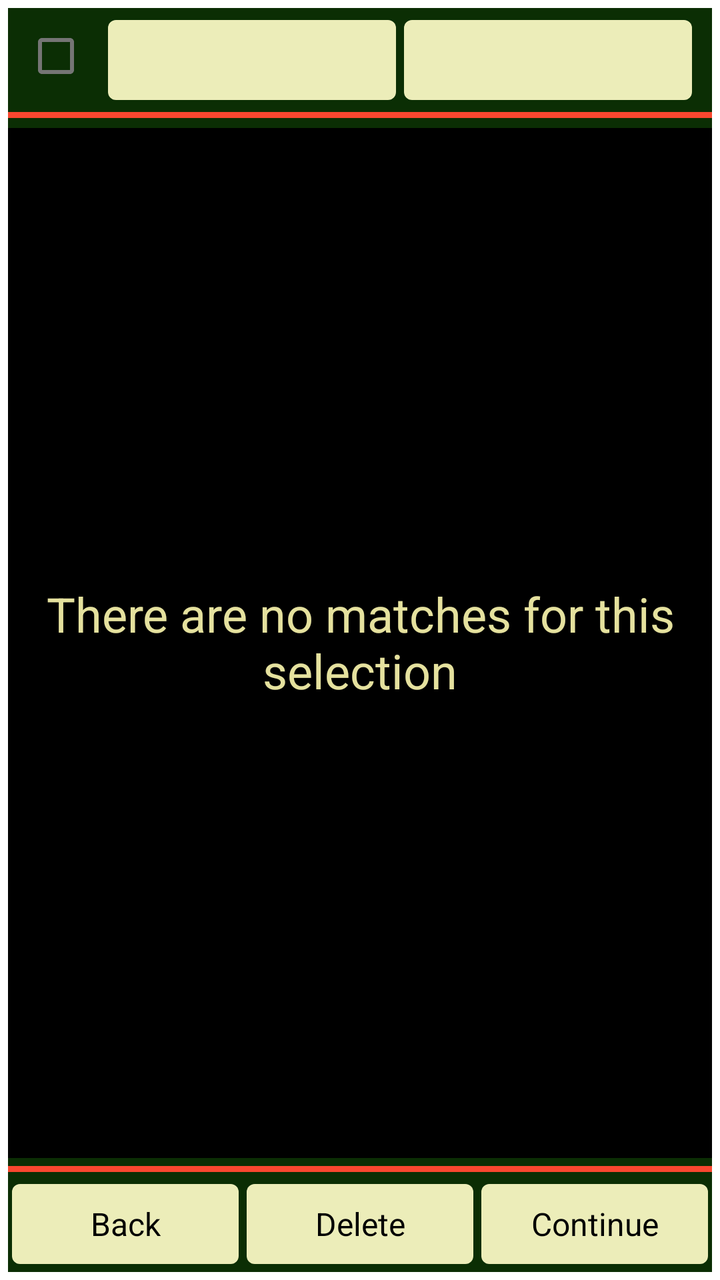
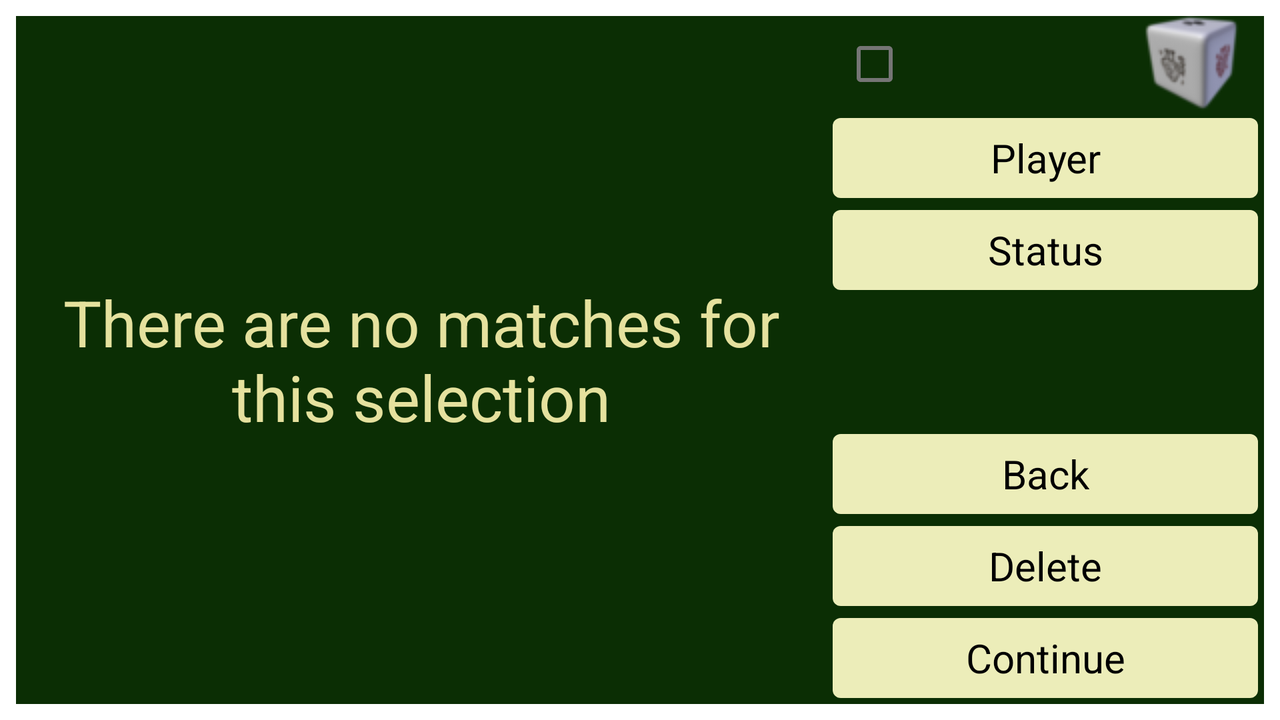

An Android layout and its configuration variant, each rendered on a device that would load it. The default file and the variant file are quoted in full after the pictures.
<!-- AndroidManifest.xml: fallback theme Theme.MaterialComponents.DayNight.NoActionBar -->
<!-- res/layout/dialogmatch.xml -->
<?xml version="1.0" encoding="utf-8"?>
<RelativeLayout
        xmlns:android="http://schemas.android.com/apk/res/android"
        android:layout_width="fill_parent"
        android:layout_height="match_parent"
        android:layout_marginTop="@dimen/activity_vertical_margin"
        android:layout_marginBottom="@dimen/activity_vertical_margin"
        android:layout_marginLeft="@dimen/activity_vertical_margin"
        android:layout_marginRight="@dimen/activity_vertical_margin"
        android:background="@color/colorMainActivity">

    <CheckBox
        android:id="@+id/matchCheckBoxAll"
        android:layout_width="wrap_content"
        android:layout_height="wrap_content"
        android:layout_alignParentStart="true"
        android:layout_alignParentLeft="true" />

    <ImageView
        android:id="@+id/matchGamesIcon"
        android:src="@drawable/icon_firebase"
        android:layout_width="wrap_content"
        android:layout_height="wrap_content"
        android:layout_marginBottom="@dimen/button_margin"
        android:layout_marginEnd="@dimen/button_margin"
        android:layout_marginRight="@dimen/button_margin"
        android:layout_alignParentEnd="true"
        android:layout_alignParentRight="true" />

    <LinearLayout
        android:id="@+id/line2"
        android:layout_toRightOf="@id/matchCheckBoxAll"
        android:layout_toLeftOf="@id/matchGamesIcon"
        android:weightSum="2"
        android:orientation="horizontal"
        android:layout_alignBottom="@id/matchCheckBoxAll"
        android:layout_width="fill_parent"
        android:layout_height="wrap_content" >
        <TextView
            android:id="@+id/matchPlayer"
            style="@style/c4aTV4"
            android:layout_width="0dp"
            android:layout_weight="1"
            android:layout_height="@dimen/tv_height"
            android:background="@drawable/rectangleyellow"
            android:maxLines="1"
            android:gravity="center"
            android:textSize="@dimen/text_size_16" />
        <TextView
            android:id="@+id/matchStatus"
            style="@style/c4aTV4"
            android:layout_width="0dp"
            android:layout_weight="1"
            android:layout_height="@dimen/tv_height"
            android:background="@drawable/rectangleyellow"
            android:maxLines="1"
            android:gravity="center"
            android:textSize="@dimen/text_size_16" />
    </LinearLayout>

    <View
        android:id="@+id/sep1"
        android:layout_below="@id/matchCheckBoxAll"
        android:layout_width="match_parent"
        android:layout_height="3dp"
        android:layout_marginTop="@dimen/activity_vertical_margin"
        android:layout_marginBottom="@dimen/activity_vertical_margin"
        android:background="@color/colorHoldNewGame"/>

    <LinearLayout
        android:id="@+id/actions"
        android:layout_width="fill_parent"
        android:layout_height="wrap_content"
        android:weightSum="3"
        android:layout_marginBottom="@dimen/view_vertical_margin"
        android:layout_alignParentBottom="true"
        android:orientation="horizontal" >
        <TextView
            android:id="@+id/matchBack"
            style="@style/c4aTV4"
            android:layout_width="match_parent"
            android:layout_height="@dimen/tv_height"
            android:layout_weight="1"
            android:background="@drawable/rectangleyellow"
            android:maxLines="1"
            android:textSize="@dimen/text_size_16"
            android:text="@string/back" />
        <TextView
            android:id="@+id/matchDelete"
            style="@style/c4aTV4"
            android:layout_width="match_parent"
            android:layout_height="@dimen/tv_height"
            android:layout_weight="1"
            android:background="@drawable/rectangleyellow"
            android:maxLines="1"
            android:textSize="@dimen/text_size_16"
            android:text="@string/delete" />
        <TextView
            android:id="@+id/matchView"
            style="@style/c4aTV4"
            android:layout_width="match_parent"
            android:layout_height="@dimen/tv_height"
            android:layout_weight="1"
            android:background="@drawable/rectangleyellow"
            android:maxLines="1"
            android:textSize="@dimen/text_size_16"
            android:text="@string/continuation" />
    </LinearLayout>
    <View
        android:id="@+id/sep2"
        android:layout_above="@id/actions"
        android:layout_width="match_parent"
        android:layout_height="3dp"
        android:layout_marginTop="@dimen/activity_vertical_margin"
        android:layout_marginBottom="@dimen/activity_vertical_margin"
        android:background="@color/colorHoldNewGame"/>

    <ListView android:id="@+id/matchListView"
        android:layout_below="@id/sep1"
        android:layout_above="@id/sep2"
        android:layout_marginTop="1dip"
        android:layout_marginBottom="0dip"
        android:background="@color/lv_background"
        android:divider="@color/colorDiceB"
        android:dividerHeight="1sp"
        android:layout_width="fill_parent"
        android:layout_height="wrap_content" />
    <TextView
        android:id="@+id/matchEmpty"
        style="@style/c4aTV4"
        android:text="@string/noMatches"
        android:layout_below="@id/sep1"
        android:layout_above="@id/sep2"
        android:layout_width="match_parent"
        android:layout_height="match_parent"
        android:textColor="@color/text_yellow"
        android:textSize="@dimen/text_size"
        android:gravity="center" />

</RelativeLayout>
<!-- resources referenced by this layout -->
<resources>
  <color name="colorDiceB">#7ac68a</color>
  <color name="colorHoldNewGame">#f9472f</color>
  <color name="colorMainActivity">#0b2e04</color>
  <color name="lv_background">#000000</color>
  <color name="text_yellow">#e5e19e</color>
  <dimen name="activity_vertical_margin">4dp</dimen>
  <dimen name="button_margin">8dp</dimen>
  <dimen name="text_size">24sp</dimen>
  <dimen name="text_size_16">16sp</dimen>
  <dimen name="tv_height">40dp</dimen>
  <dimen name="view_vertical_margin">2dp</dimen>
  <!-- drawable rectangleyellow (drawable) -->
  <?xml version="1.0" encoding="utf-8"?>
  <shape xmlns:android="http://schemas.android.com/apk/res/android"
  android:shape="rectangle"
      android:layout_width="wrap_content"
      android:layout_height="wrap_content">
  	<solid android:color="@color/colorTextBackground"
          android:layout_width="wrap_content"
          android:layout_height="wrap_content" />
      <corners 	android:bottomRightRadius="4dp" android:bottomLeftRadius="4dp"
  				android:topLeftRadius="4dp" 	android:topRightRadius="4dp"
          android:layout_width="wrap_content"
          android:layout_height="wrap_content" />
  </shape>
  <string name="back">Back</string>
  <string name="continuation">Continue</string>
  <string name="delete">Delete</string>
  <string name="noMatches">There are no matches for this selection</string>
  <style name="c4aTV4" parent="@android:style/Widget.TextView">
          <item name="android:textSize">@dimen/text_size_20</item>
          <item name="android:textColor">#000000</item>
          <item name="android:layout_width">0dp</item>
          <item name="android:layout_height">@dimen/tv_height</item>
          <item name="android:layout_weight">1</item>
          <item name="android:gravity">center</item>
          <item name="android:layout_marginLeft">@dimen/view_horizontal_margin</item>
          <item name="android:layout_marginRight">@dimen/view_horizontal_margin</item>
          <item name="android:layout_marginTop">@dimen/view_horizontal_margin</item>
          <item name="android:layout_marginBottom">@dimen/view_horizontal_margin</item>
          <item name="android:paddingLeft">2dp</item>
          <item name="android:paddingRight">2dp</item>
      </style>
  <color name="colorTextBackground">#ecedb9</color>
  <dimen name="text_size_20">20sp</dimen>
  <dimen name="view_horizontal_margin">2dp</dimen>
</resources>
<!-- res/layout-land/dialogmatch.xml (the repository's variant of the layout above) -->
<!-- drawn on the phone turned sideways -->
<?xml version="1.0" encoding="utf-8"?>
<LinearLayout
        xmlns:android="http://schemas.android.com/apk/res/android" android:baselineAligned="false" 
        android:layout_width="fill_parent"
        android:layout_height="match_parent"
        android:layout_marginTop="@dimen/activity_vertical_margin"
        android:layout_marginBottom="@dimen/activity_vertical_margin"
        android:layout_marginLeft="@dimen/activity_vertical_margin"
        android:layout_marginRight="@dimen/activity_vertical_margin"
        android:background="@color/colorMainActivity">

    <RelativeLayout
        android:id="@+id/rl_list_view"
        android:layout_width="0dp"
        android:layout_height="match_parent"
        android:layout_weight="65"
        android:orientation="vertical" >

        <ListView android:id="@+id/matchListView"
            android:layout_marginTop="1dip"
            android:layout_marginBottom="0dip"
            android:background="@color/lv_background"
            android:divider="@color/colorDiceB"
            android:dividerHeight="1sp"
            android:layout_width="fill_parent"
            android:layout_height="wrap_content" />
        <TextView
            android:id="@+id/matchEmpty"
            style="@style/c4aTV4"
            android:text="@string/noMatches"
            android:layout_width="match_parent"
            android:layout_height="match_parent"
            android:textColor="@color/text_yellow"
            android:textSize="@dimen/text_size"
            android:gravity="center" />

    </RelativeLayout>

    <RelativeLayout
        android:id="@+id/rl_actions"
        android:layout_width="0dp"
        android:layout_height="match_parent"
        android:layout_weight="35"
        android:orientation="vertical" >

        <CheckBox
            android:id="@+id/matchCheckBoxAll"
            android:layout_width="wrap_content"
            android:layout_height="wrap_content"
            android:layout_alignParentStart="true"
            android:layout_alignParentLeft="true" />
        <ImageView
            android:id="@+id/matchGamesIcon"
            android:src="@drawable/icon_dialog"
            android:layout_width="wrap_content"
            android:layout_height="wrap_content"
            android:layout_marginBottom="@dimen/button_margin"
            android:layout_marginEnd="@dimen/button_margin"
            android:layout_marginRight="@dimen/button_margin"
            android:layout_alignParentEnd="true"
            android:layout_alignParentRight="true" />

        <TextView
            android:id="@+id/matchPlayer"
            style="@style/c4aTV4"
            android:layout_below="@id/matchCheckBoxAll"
            android:layout_width="fill_parent"
            android:layout_height="@dimen/tv_height"
            android:background="@drawable/rectangleyellow"
            android:maxLines="1"
            android:gravity="center"
            android:textSize="@dimen/text_size_16"
            android:text="Player" />
        <TextView
            android:id="@+id/matchStatus"
            style="@style/c4aTV4"
            android:layout_below="@id/matchPlayer"
            android:layout_width="fill_parent"
            android:layout_height="@dimen/tv_height"
            android:background="@drawable/rectangleyellow"
            android:maxLines="1"
            android:gravity="center"
            android:textSize="@dimen/text_size_16"
            android:text="Status" />

        <TextView
            android:id="@+id/matchView"
            style="@style/c4aTV4"
            android:layout_width="fill_parent"
            android:layout_height="@dimen/tv_height"
            android:layout_alignParentBottom="true"
            android:background="@drawable/rectangleyellow"
            android:maxLines="1"
            android:textSize="@dimen/text_size_16"
            android:text="@string/continuation" />
        <TextView
            android:id="@+id/matchDelete"
            style="@style/c4aTV4"
            android:layout_above="@id/matchView"
            android:layout_width="fill_parent"
            android:layout_height="@dimen/tv_height"
            android:background="@drawable/rectangleyellow"
            android:maxLines="1"
            android:textSize="@dimen/text_size_16"
            android:text="@string/delete" />
        <TextView
            android:id="@+id/matchBack"
            style="@style/c4aTV4"
            android:layout_above="@id/matchDelete"
            android:layout_width="fill_parent"
            android:layout_height="@dimen/tv_height"
            android:background="@drawable/rectangleyellow"
            android:maxLines="1"
            android:textSize="@dimen/text_size_16"
            android:text="@string/back" />

    </RelativeLayout>

</LinearLayout>
<!-- resources referenced by the variant -->
<!-- as the phone turned sideways resolves them -->
<resources>
  <color name="colorDiceB">#7ac68a</color>
  <color name="colorMainActivity">#0b2e04</color>
  <color name="lv_background">#000000</color>
  <color name="text_yellow">#e5e19e</color>
  <!-- from res/values-w600dp/ -->
  <dimen name="activity_vertical_margin">8dp</dimen>
  <!-- from res/values-w600dp/ -->
  <dimen name="button_margin">12dp</dimen>
  <!-- from res/values-w600dp/ -->
  <dimen name="text_size">32sp</dimen>
  <!-- from res/values-w600dp/ -->
  <dimen name="text_size_16">20sp</dimen>
  <!-- from res/values-w600dp/ -->
  <dimen name="tv_height">40dp</dimen>
  <!-- drawable icon_dialog: png bitmap (drawable, 3784 bytes) -->
  <!-- drawable rectangleyellow (drawable) -->
  <?xml version="1.0" encoding="utf-8"?>
  <shape xmlns:android="http://schemas.android.com/apk/res/android"
  android:shape="rectangle"
      android:layout_width="wrap_content"
      android:layout_height="wrap_content">
  	<solid android:color="@color/colorTextBackground"
          android:layout_width="wrap_content"
          android:layout_height="wrap_content" />
      <corners 	android:bottomRightRadius="4dp" android:bottomLeftRadius="4dp"
  				android:topLeftRadius="4dp" 	android:topRightRadius="4dp"
          android:layout_width="wrap_content"
          android:layout_height="wrap_content" />
  </shape>
  <string name="back">Back</string>
  <string name="continuation">Continue</string>
  <string name="delete">Delete</string>
  <string name="noMatches">There are no matches for this selection</string>
  <style name="c4aTV4" parent="@android:style/Widget.TextView">
          <item name="android:textSize">@dimen/text_size_20</item>
          <item name="android:textColor">#000000</item>
          <item name="android:layout_width">0dp</item>
          <item name="android:layout_height">@dimen/tv_height</item>
          <item name="android:layout_weight">1</item>
          <item name="android:gravity">center</item>
          <item name="android:layout_marginLeft">@dimen/view_horizontal_margin</item>
          <item name="android:layout_marginRight">@dimen/view_horizontal_margin</item>
          <item name="android:layout_marginTop">@dimen/view_horizontal_margin</item>
          <item name="android:layout_marginBottom">@dimen/view_horizontal_margin</item>
          <item name="android:paddingLeft">2dp</item>
          <item name="android:paddingRight">2dp</item>
      </style>
  <color name="colorTextBackground">#ecedb9</color>
  <!-- from res/values-w600dp/ -->
  <dimen name="text_size_20">26sp</dimen>
  <!-- from res/values-w600dp/ -->
  <dimen name="view_horizontal_margin">3dp</dimen>
</resources>
